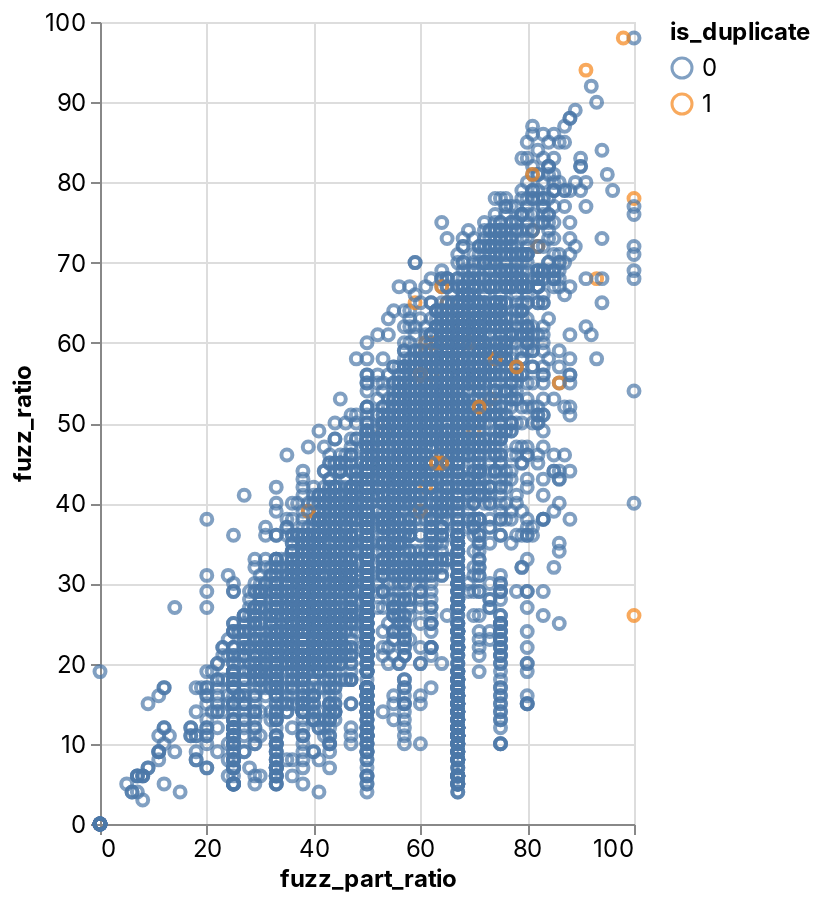

Write notebook code for a chart like this one.
### Code cell
_deepnote_run_altair(df, """{"data":{"name":"placeholder"},"mark":{"type":"point","tooltip":true},"height":220,"$schema":"https://vega.github.io/schema/vega-lite/v4.json","autosize":{"type":"fit"},"encoding":{"x":{"sort":null,"type":"quantitative","field":"fuzz_part_ratio","scale":{"type":"linear","zero":false}},"y":{"sort":null,"type":"quantitative","field":"fuzz_ratio","scale":{"type":"linear","zero":false}},"color":{"sort":null,"type":"nominal","field":"is_duplicate","scale":{"type":"linear","zero":false}}}}""")

### Figure 1 — Vega-Lite specification as saved in the notebook (floating-point values rounded to 4 significant figures; data arrays with more than 128 entries replaced by an {"elided": "..."} marker saying what was removed)
{"config": {"view": {"continuousWidth": 400, "continuousHeight": 300}, "area": {"fill": "#51C0E9"}, "axis": {"labelFont": "Inter, sans-serif", "labelFontSize": 12, "labelFontWeight": "normal", "labelLimit": 60, "labelOverlap": "greedy", "titleFont": "Inter, sans-serif", "titleFontSize": 12, "titleFontWeight": "bold"}, "background": "#ffffff", "legend": {"labelFont": "Inter, sans-serif", "labelFontSize": 12, "titleFont": "Inter, sans-serif", "titleFontSize": 12, "titleFontWeight": "bold"}, "line": {"stroke": "#51C0E9", "strokeWidth": 2}, "rect": {"fill": "#51C0E9"}, "title": {"anchor": "start", "color": "#000000", "font": "Inter, sans-serif", "fontSize": 22, "fontWeight": "normal"}}, "data": {"name": "data-06ea93763f391ed9ee77bb81de0af274"}, "mark": {"type": "point", "tooltip": true}, "autosize": {"type": "fit"}, "encoding": {"color": {"field": "is_duplicate", "scale": {"type": "linear", "zero": false}, "sort": null, "type": "nominal"}, "x": {"field": "fuzz_part_ratio", "scale": {"type": "linear", "zero": false}, "sort": null, "type": "quantitative"}, "y": {"field": "fuzz_ratio", "scale": {"type": "linear", "zero": false}, "sort": null, "type": "quantitative"}}, "height": 440, "width": "container", "$schema": "https://vega.github.io/schema/vega-lite/v4.json", "datasets": {"data-06ea93763f391ed9ee77bb81de0af274": {"elided": "5000 records"}}}
